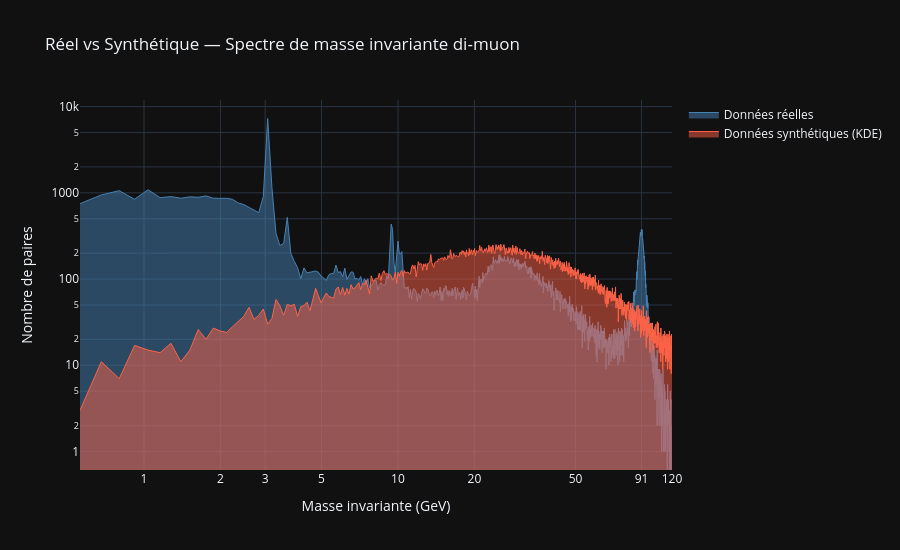

Source (notebook cell):
### Code cell
fig = go.Figure()

# Spectre réel
fig.add_trace(go.Scatter(
    x=bin_centers,
    y=hist_real,
    mode="lines",
    fill="tozeroy",
    name="Données réelles",
    line=dict(color="steelblue", width=1),
    opacity=0.7,
))

# Spectre synthétique
fig.add_trace(go.Scatter(
    x=bin_centers,
    y=hist_syn,
    mode="lines",
    fill="tozeroy",
    name="Données synthétiques (KDE)",
    line=dict(color="tomato", width=1),
    opacity=0.7,
))

fig.update_layout(
    title="Réel vs Synthétique — Spectre de masse invariante di-muon",
    xaxis=dict(
        title="Masse invariante (GeV)",
        type="log",
        tickvals=[0.5, 1, 2, 3, 5, 10, 20, 50, 91, 120],
        ticktext=["0.5", "1", "2", "3", "5", "10", "20", "50", "91", "120"],
    ),
    yaxis=dict(
        title="Nombre de paires",
        type="log",
    ),
    template="plotly_dark",
    height=550,
)

fig.show()

### Figure 1 — Plotly figure (JSON) as saved in the notebook; plotly's stock layout.template omitted (floating-point values rounded to 4 significant figures; data arrays with more than 128 entries replaced by an {"elided": "..."} marker saying what was removed)
{"data": [{"fill": "tozeroy", "line": {"color": "steelblue", "width": 1}, "mode": "lines", "name": "Données réelles", "opacity": 0.7, "type": "scatter", "x": {"elided": "1000 float values"}, "y": {"elided": "1000 int values"}}, {"fill": "tozeroy", "line": {"color": "tomato", "width": 1}, "mode": "lines", "name": "Données synthétiques (KDE)", "opacity": 0.7, "type": "scatter", "x": {"elided": "1000 float values"}, "y": {"elided": "1000 int values"}}], "layout": {"height": 550, "title": {"text": "Réel vs Synthétique — Spectre de masse invariante di-muon"}, "xaxis": {"ticktext": ["0.5", "1", "2", "3", "5", "10", "20", "50", "91", "120"], "tickvals": [0.5, 1, 2, 3, 5, 10, 20, 50, 91, 120], "title": {"text": "Masse invariante (GeV)"}, "type": "log"}, "yaxis": {"title": {"text": "Nombre de paires"}, "type": "log"}}}
